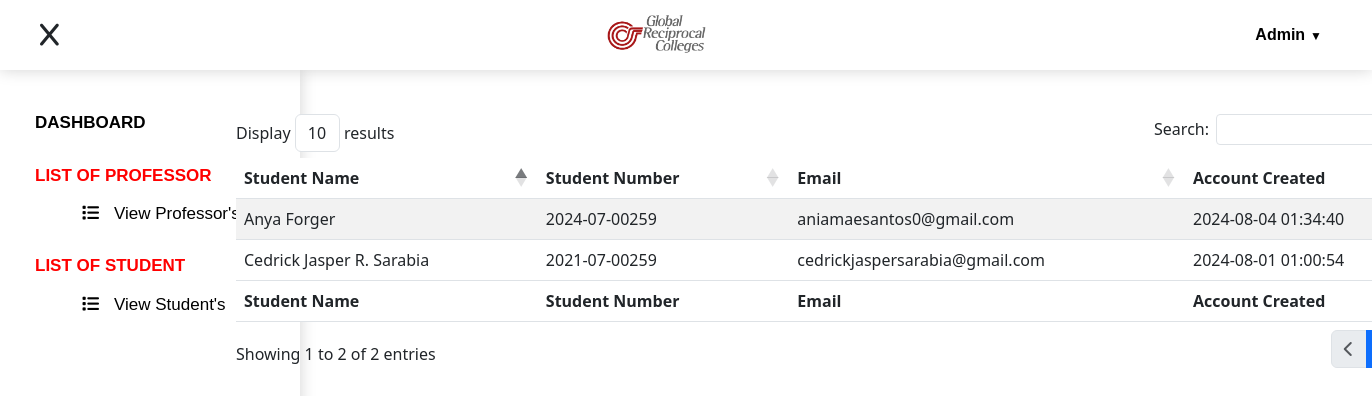
The app's page /admin/list_stud.php with its own data.
### tables this page shows
CREATE TABLE `student` (
  `stud_id` int(11) NOT NULL,
  `stud_name` varchar(255) NOT NULL,
  `stud_number` varchar(255) NOT NULL,
  `stud_email` varchar(255) NOT NULL,
  `stud_pass` varchar(255) NOT NULL,
  `stud_created` timestamp NOT NULL DEFAULT current_timestamp()
);

### admin/list_stud.php (the view, shortened to what this page needs)
<?php include("../admin/header.php");?>
<?php include("../admin/sidebar.php");?>
<?php
$sql = "SELECT * FROM student";
$result = mysqli_query($conn, $sql);
?>
<div class="content">
    <div style="display: flex; justify-content: center;" class="hidden_animation">
        <div>
            <br>
         <table id="example" class="table table-striped">
            <thead>
                <tr>
                    <th>Student Name</th>
                    <th>Student Number</th>
                    <th>Email</th>
                    <th>Account Created</th>
                </tr>
            </thead>
            <tbody>
                <?php
                while ($row = mysqli_fetch_assoc($result)) {
                ?>
                <tr>
                    <td><?php echo $row['stud_name']; ?></td>
                    <td><?php echo $row['stud_number']; ?></td>
                    <td><?php echo $row['stud_email']; ?></td>
                    <td><?php echo $row['stud_created']; ?></td>
                </tr>
                <?php
                }
                ?>
            </tbody>
            <tfoot>
                <tr>
                    <th>Student Name</th>
                    <th>Student Number</th>
                    <th>Email</th>
                    <th>Account Created</th>
                </tr>
            </tfoot>
        </table>
        </div>
    </div>
</div>
<?php include("../admin/footer.php");?>

### admin/css/style5.css (style rules this page uses)
html { scroll-behavior: smooth; }
* { margin: 0; padding: 0; box-sizing: border-box; }
.hidden_animation { opacity: 0; filter: blur(5px); transform: translateX(100%); transition: all 1.0s; }
.show_animation { opacity: 1; filter: blur(0); transform: translateX(0); }
.content { flex: 1; padding: 20px; transition: margin-left 0.3s ease; margin-left: 0; }
.sidebar-visible ~ .content { margin-left: 300px; }
#example { width:1200px; }

### records on screen
student: stud_name "Cedrick Jasper R. Sarabia", stud_number "2021-07-00259", stud_email "cedrickjaspersarabia@gmail.com", stud_created "2024-08-01 01:00:54"
student: stud_name "Anya Forger", stud_number "2024-07-00259", stud_email "aniamaesantos0@gmail.com", stud_created "2024-08-04 01:34:40"
